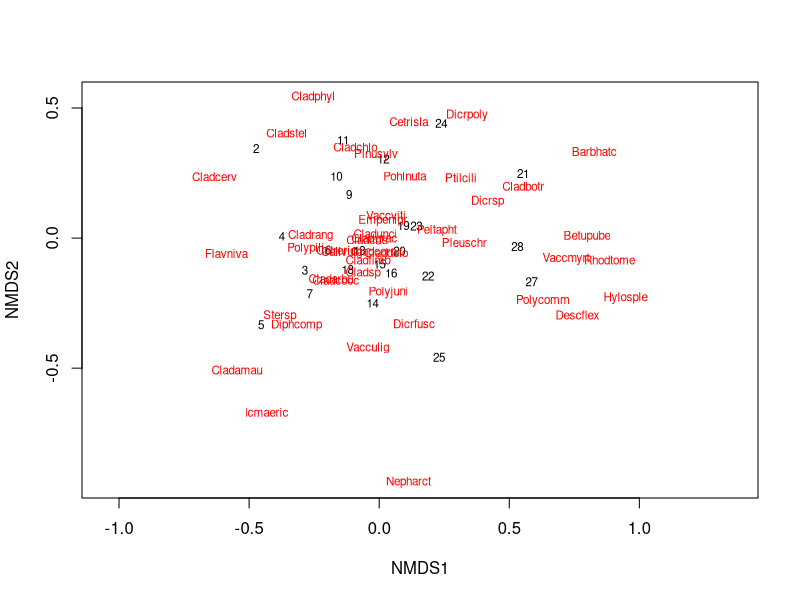
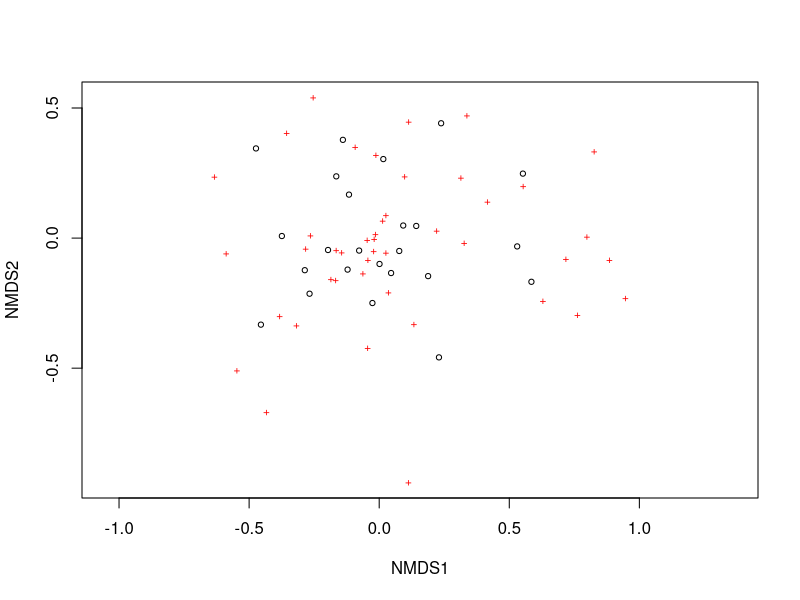
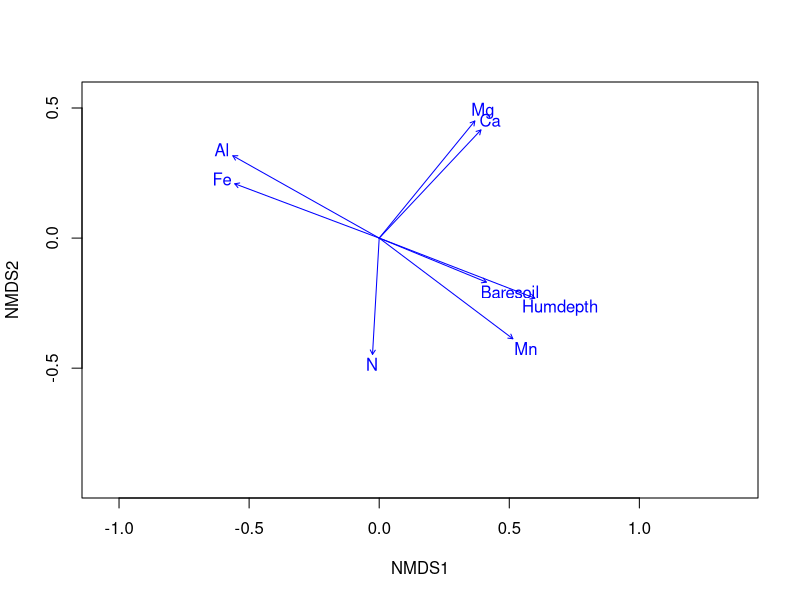

The R script that drew these images, in order:
# Building a NMDS with inbuilt data within vegan

library(vegan) # Version 2.6.4

data("varespec") # Data sets of cover by lichen species
data("varechem") # Corresponding environmental parameters

ord <- metaMDS(varespec, distance = "bray", k = 2) # Ordination of the species

plot(ord, type = "t") # Showing the plot 
plot(ord, type = "p")
plot(ord, type = "n")

ef <- envfit(ord, varechem)
plot(ef, p.max = 0.05)
